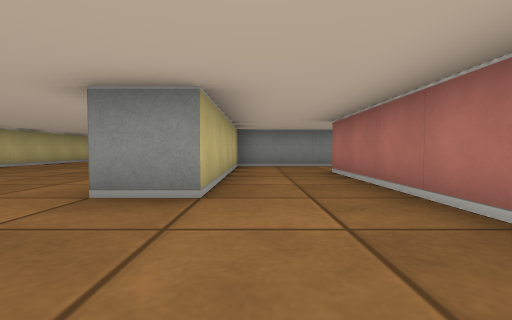
[1] (above)

18 first-person views from a walk through a cub3D ray-caster map. The camera is about half as high as the walls, tilts 2° down and sees 85° across. The floor is counted in squares. Each view is taken from the middle of a square. On the plan, view 1 faces up. The plan holds only what a view shows up to about 9 squares ahead; the rest is blank.

[2]
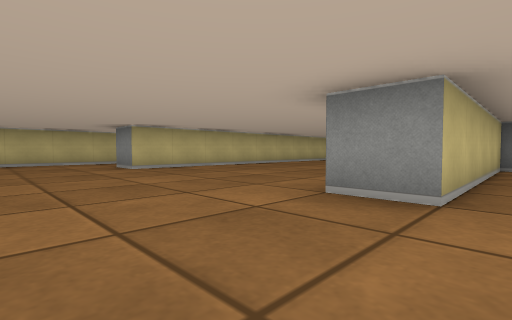

[3]
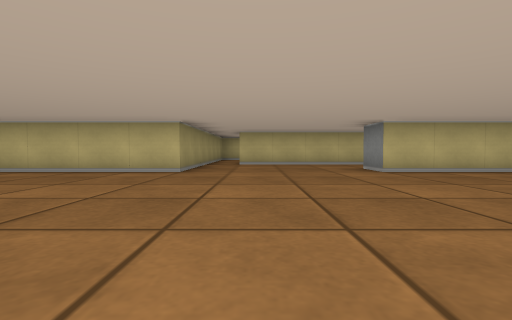

[4]
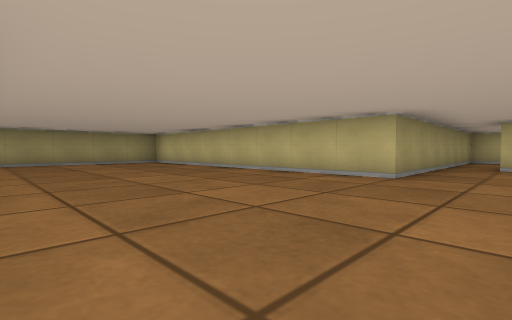

[5]
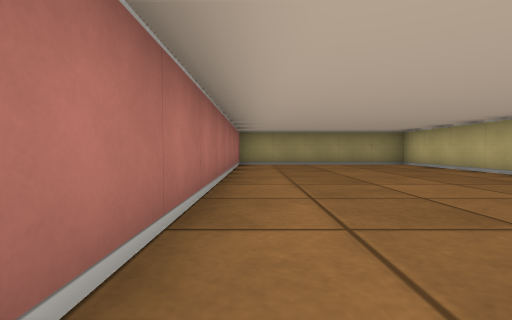

[6]
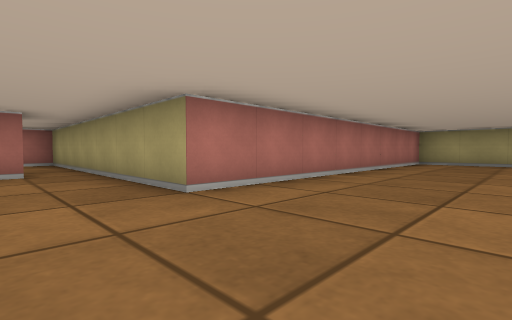

[7]
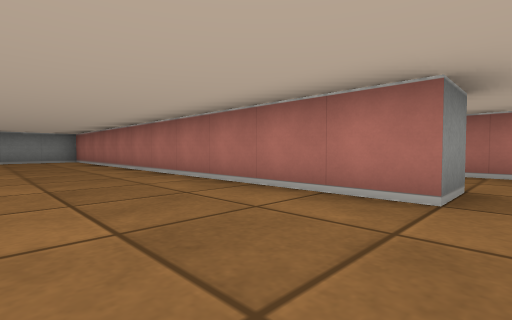

[8]
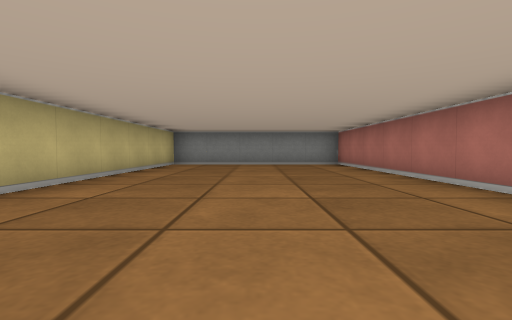

[9]
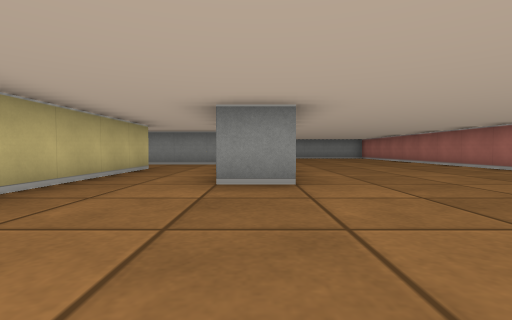

[10]
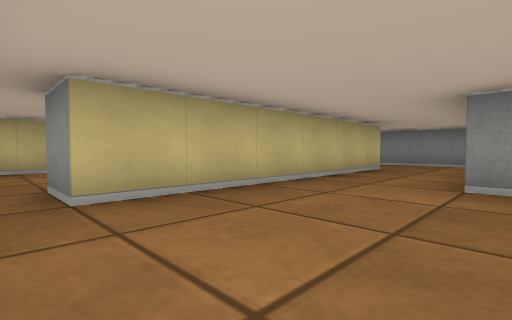

[11]
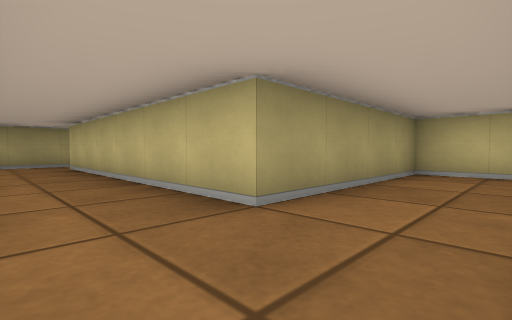

[12]
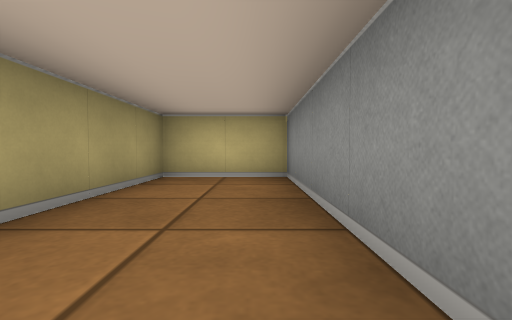

[13]
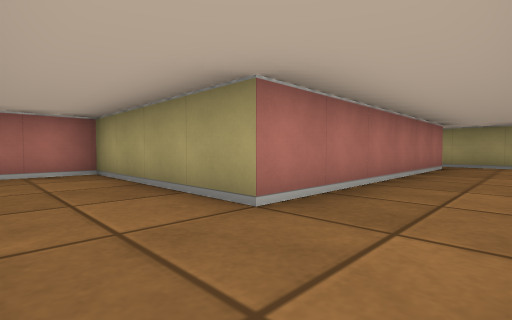

[14]
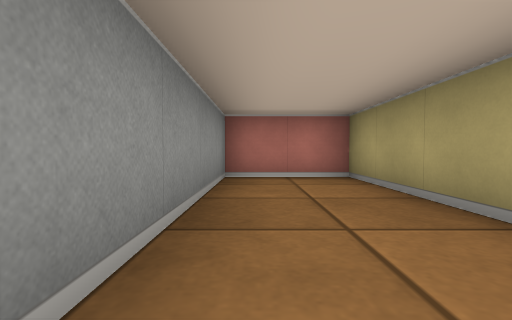

[15]
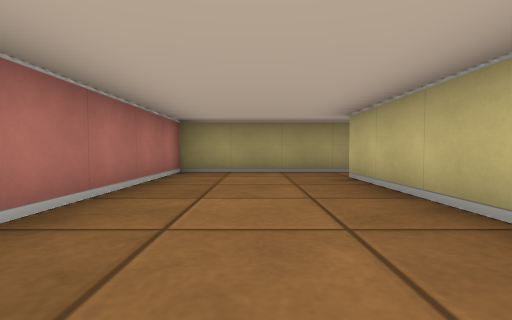

[16]
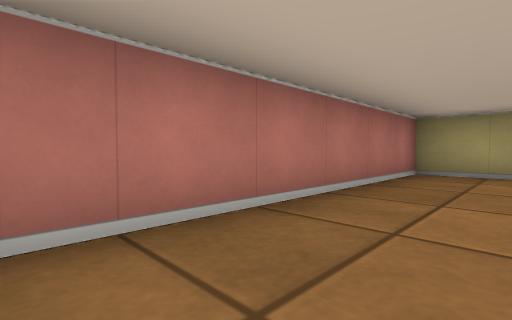

[17]
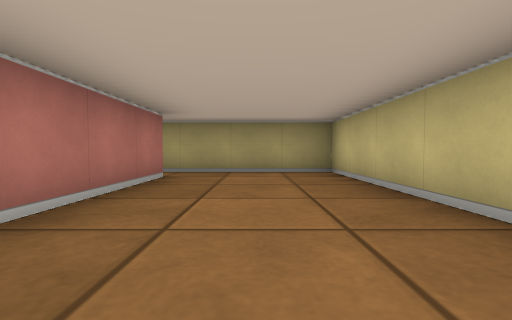

[18]
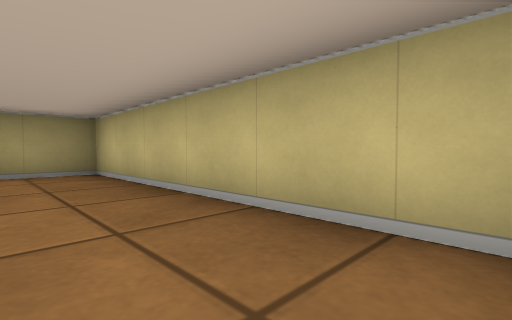

### Floor plan
Points are (right, up) in squares from view 1. A wall is a line through its corners. A room is listed if a view was taken in it or the views show most of it. See-through windows are left out.
Room 1 (views 1, 2, 3, 4, 5, 6, 7, 8, 9, 10, 11, 12, 13, 14)
walls: (-8.1, 7.5) (-13.5, 7.5) (-13.5, 5.5) (-9.5, 5.5) (-9.5, -0.5) (-10.5, -0.5); (1.5, -0.6) (1.5, 5.5) (5.5, 5.5) (5.5, 7.5) (-0.5, 7.5) (-0.5, 2.5) (-1.5, 2.5) (-1.5, 13.5) (-6.5, 13.5) (-6.5, 2.5) (-7.5, 2.5); (-10.5, -1.5) (-6.5, -1.5) (-6.5, -9.5) (-1.5, -9.5) (-1.5, -1.5) (1.5, -1.5)
ways out: opening at (2, -1) to room 2; opening at (-10, -1) to room 3
Room 2 (views 15, 16)
walls: (2.5, 2.4) (2.5, -0.5); (1.5, -1.5) (5.5, -1.5) (5.5, 4)
ways out: opening at (2, -1) to room 1
Room 3 (views 17, 18)
walls: (-13.5, 4) (-13.5, -1.5) (-10.5, -1.5); (-10.5, -0.5) (-10.5, 2.4)
ways out: opening at (-10, -1) to room 1

Where each view was taken, in squares from view 1:
view 1: 0 up, 0 right, facing up
view 2: 0 up, 0 right, facing up-left
view 3: 0 up, 1 left, facing left
view 4: 0 up, 2 left, facing down-left
view 5: 1 down, 2 left, facing down
view 6: 0 up, 4 left, facing down-right
view 7: 2 up, 4 left, facing up-right
view 8: 5 up, 4 left, facing up
view 9: 1 down, 7 left, facing up
view 10: 1 down, 7 left, facing up-left
view 11: 7 up, 8 left, facing down-left
view 12: 7 up, 9 left, facing left
view 13: 7 up, 0 right, facing down-right
view 14: 7 up, 1 right, facing right
view 15: 4 up, 4 right, facing down
view 16: 4 up, 4 right, facing down-right
view 17: 4 up, 12 left, facing down
view 18: 4 up, 12 left, facing down-left
